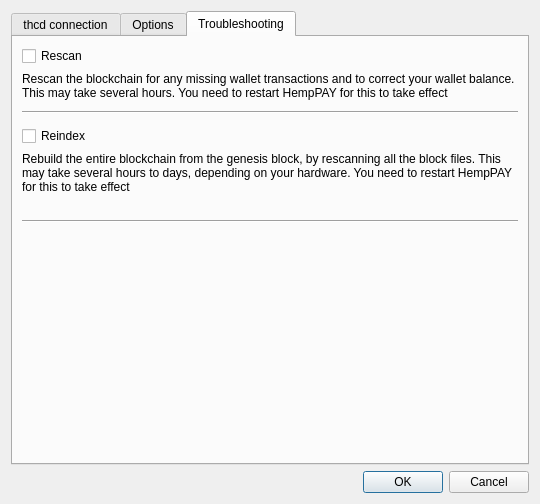
<?xml version="1.0" encoding="UTF-8"?>
<ui version="4.0">
 <class>Settings</class>
 <widget class="QDialog" name="Settings">
  <property name="geometry">
   <rect>
    <x>0</x>
    <y>0</y>
    <width>540</width>
    <height>504</height>
   </rect>
  </property>
  <property name="minimumSize">
   <size>
    <width>540</width>
    <height>500</height>
   </size>
  </property>
  <property name="windowTitle">
   <string>Settings</string>
  </property>
  <property name="modal">
   <bool>true</bool>
  </property>
  <layout class="QVBoxLayout" name="verticalLayout">
   <item>
    <widget class="QTabWidget" name="tabWidget">
     <property name="currentIndex">
      <number>2</number>
     </property>
     <widget class="QWidget" name="tab">
      <attribute name="title">
       <string>thcd connection</string>
      </attribute>
      <layout class="QVBoxLayout" name="verticalLayout_3">
       <item>
        <widget class="QLabel" name="confMsg">
         <property name="text">
          <string notr="true">&lt;html&gt;&lt;head/&gt;&lt;body&gt;&lt;p&gt;&lt;br/&gt;&lt;/p&gt;&lt;/body&gt;&lt;/html&gt;</string>
         </property>
         <property name="textInteractionFlags">
          <set>Qt::LinksAccessibleByMouse|Qt::TextSelectableByMouse</set>
         </property>
        </widget>
       </item>
       <item>
        <widget class="Line" name="line">
         <property name="orientation">
          <enum>Qt::Horizontal</enum>
         </property>
        </widget>
       </item>
       <item>
        <widget class="QLabel" name="label">
         <property name="minimumSize">
          <size>
           <width>60</width>
           <height>0</height>
          </size>
         </property>
         <property name="text">
          <string>Host</string>
         </property>
        </widget>
       </item>
       <item>
        <widget class="QLineEdit" name="hostname">
         <property name="placeholderText">
          <string/>
         </property>
        </widget>
       </item>
       <item>
        <widget class="QLabel" name="label_2">
         <property name="minimumSize">
          <size>
           <width>60</width>
           <height>0</height>
          </size>
         </property>
         <property name="text">
          <string>Port</string>
         </property>
        </widget>
       </item>
       <item>
        <widget class="QLineEdit" name="port">
         <property name="placeholderText">
          <string/>
         </property>
        </widget>
       </item>
       <item>
        <widget class="QLabel" name="label_3">
         <property name="minimumSize">
          <size>
           <width>60</width>
           <height>0</height>
          </size>
         </property>
         <property name="text">
          <string>RPC Username</string>
         </property>
        </widget>
       </item>
       <item>
        <widget class="QLineEdit" name="rpcuser"/>
       </item>
       <item>
        <widget class="QLabel" name="label_4">
         <property name="minimumSize">
          <size>
           <width>60</width>
           <height>0</height>
          </size>
         </property>
         <property name="text">
          <string>RPC Password</string>
         </property>
        </widget>
       </item>
       <item>
        <widget class="QLineEdit" name="rpcpassword"/>
       </item>
       <item>
        <layout class="QVBoxLayout" name="verticalLayout_2"/>
       </item>
       <item>
        <spacer name="verticalSpacer">
         <property name="orientation">
          <enum>Qt::Vertical</enum>
         </property>
         <property name="sizeHint" stdset="0">
          <size>
           <width>20</width>
           <height>40</height>
          </size>
         </property>
        </spacer>
       </item>
      </layout>
     </widget>
     <widget class="QWidget" name="tab_2">
      <attribute name="title">
       <string>Options</string>
      </attribute>
      <layout class="QGridLayout" name="gridLayout">
       <item row="10" column="0" colspan="2">
        <widget class="QLabel" name="lblTor">
         <property name="text">
          <string>Connect to the Tor network via SOCKS proxy running on 127.0.0.1:9050. Please note that you'll have to install and run the Tor service externally.</string>
         </property>
         <property name="wordWrap">
          <bool>true</bool>
         </property>
        </widget>
       </item>
       <item row="2" column="1">
        <widget class="QPushButton" name="btnClearSaved">
         <property name="text">
          <string>Clear History</string>
         </property>
        </widget>
       </item>
       <item row="1" column="0" colspan="2">
        <widget class="QLabel" name="label_5">
         <property name="text">
          <string>Shielded transactions are saved locally and shown in the transactions tab.  If you uncheck this, shielded transactions will not appear in the transactions tab.</string>
         </property>
         <property name="wordWrap">
          <bool>true</bool>
         </property>
        </widget>
       </item>
       <item row="2" column="0">
        <spacer name="horizontalSpacer">
         <property name="orientation">
          <enum>Qt::Horizontal</enum>
         </property>
         <property name="sizeHint" stdset="0">
          <size>
           <width>40</width>
           <height>20</height>
          </size>
         </property>
        </spacer>
       </item>
       <item row="0" column="0" colspan="2">
        <widget class="QCheckBox" name="chkSaveTxs">
         <property name="text">
          <string>Remember shielded transactions</string>
         </property>
        </widget>
       </item>
       <item row="3" column="0">
        <widget class="QCheckBox" name="chkCustomFees">
         <property name="text">
          <string>Allow custom fees</string>
         </property>
        </widget>
       </item>
       <item row="7" column="0" colspan="2">
        <widget class="QLabel" name="label_7">
         <property name="text">
          <string>Normally, change from t-Addresses goes to another t-Address. Checking this option will send the change to your shielded sapling address instead. Check this option to increase your privacy.</string>
         </property>
         <property name="wordWrap">
          <bool>true</bool>
         </property>
        </widget>
       </item>
       <item row="11" column="0" colspan="2">
        <widget class="Line" name="line_2">
         <property name="orientation">
          <enum>Qt::Horizontal</enum>
         </property>
        </widget>
       </item>
       <item row="12" column="0" colspan="2">
        <spacer name="verticalSpacer_2">
         <property name="orientation">
          <enum>Qt::Vertical</enum>
         </property>
         <property name="sizeHint" stdset="0">
          <size>
           <width>20</width>
           <height>40</height>
          </size>
         </property>
        </spacer>
       </item>
       <item row="4" column="0" colspan="2">
        <widget class="QLabel" name="label_6">
         <property name="text">
          <string>Allow overriding the default fees when sending transactions. Enabling this option may compromise your privacy since fees are transparent. </string>
         </property>
         <property name="wordWrap">
          <bool>true</bool>
         </property>
        </widget>
       </item>
       <item row="6" column="0" colspan="2">
        <widget class="QCheckBox" name="chkAutoShield">
         <property name="text">
          <string>Shield change from t-Addresses to your sapling address</string>
         </property>
        </widget>
       </item>
       <item row="5" column="0">
        <widget class="QLabel" name="label_8">
         <property name="text">
          <string/>
         </property>
        </widget>
       </item>
       <item row="9" column="0">
        <widget class="QCheckBox" name="chkTor">
         <property name="text">
          <string>Connect via Tor</string>
         </property>
        </widget>
       </item>
       <item row="8" column="0">
        <widget class="QLabel" name="label_10">
         <property name="text">
          <string notr="true"/>
         </property>
        </widget>
       </item>
      </layout>
     </widget>
     <widget class="QWidget" name="tab_3">
      <attribute name="title">
       <string>Troubleshooting</string>
      </attribute>
      <layout class="QGridLayout" name="gridLayout_2">
       <item row="5" column="0">
        <widget class="QCheckBox" name="chkReindex">
         <property name="text">
          <string>Reindex</string>
         </property>
        </widget>
       </item>
       <item row="1" column="0">
        <widget class="QLabel" name="label_9">
         <property name="text">
          <string>Rescan the blockchain for any missing wallet transactions and to correct your wallet balance. This may take several hours. You need to restart HempPAY for this to take effect</string>
         </property>
         <property name="wordWrap">
          <bool>true</bool>
         </property>
        </widget>
       </item>
       <item row="0" column="0">
        <widget class="QCheckBox" name="chkRescan">
         <property name="text">
          <string>Rescan</string>
         </property>
        </widget>
       </item>
       <item row="2" column="0">
        <widget class="Line" name="line_3">
         <property name="orientation">
          <enum>Qt::Horizontal</enum>
         </property>
        </widget>
       </item>
       <item row="9" column="0">
        <spacer name="verticalSpacer_3">
         <property name="orientation">
          <enum>Qt::Vertical</enum>
         </property>
         <property name="sizeHint" stdset="0">
          <size>
           <width>20</width>
           <height>40</height>
          </size>
         </property>
        </spacer>
       </item>
       <item row="2" column="0">
        <widget class="QLabel" name="label_12">
         <property name="text">
          <string/>
         </property>
        </widget>
       </item>
       <item row="6" column="0">
        <widget class="QLabel" name="label_11">
         <property name="text">
          <string>Rebuild the entire blockchain from the genesis block, by rescanning all the block files. This may take several hours to days, depending on your hardware. You need to restart HempPAY for this to take effect</string>
         </property>
         <property name="wordWrap">
          <bool>true</bool>
         </property>
        </widget>
       </item>
       <item row="8" column="0">
        <widget class="Line" name="line_4">
         <property name="orientation">
          <enum>Qt::Horizontal</enum>
         </property>
        </widget>
       </item>
       <item row="7" column="0">
        <widget class="QLabel" name="label_13">
         <property name="text">
          <string/>
         </property>
        </widget>
       </item>
      </layout>
     </widget>
    </widget>
   </item>
   <item>
    <widget class="QDialogButtonBox" name="buttonBox">
     <property name="orientation">
      <enum>Qt::Horizontal</enum>
     </property>
     <property name="standardButtons">
      <set>QDialogButtonBox::Cancel|QDialogButtonBox::Ok</set>
     </property>
    </widget>
   </item>
  </layout>
 </widget>
 <resources/>
 <connections>
  <connection>
   <sender>buttonBox</sender>
   <signal>accepted()</signal>
   <receiver>Settings</receiver>
   <slot>accept()</slot>
   <hints>
    <hint type="sourcelabel">
     <x>248</x>
     <y>254</y>
    </hint>
    <hint type="destinationlabel">
     <x>157</x>
     <y>274</y>
    </hint>
   </hints>
  </connection>
  <connection>
   <sender>buttonBox</sender>
   <signal>rejected()</signal>
   <receiver>Settings</receiver>
   <slot>reject()</slot>
   <hints>
    <hint type="sourcelabel">
     <x>316</x>
     <y>260</y>
    </hint>
    <hint type="destinationlabel">
     <x>286</x>
     <y>274</y>
    </hint>
   </hints>
  </connection>
 </connections>
</ui>
